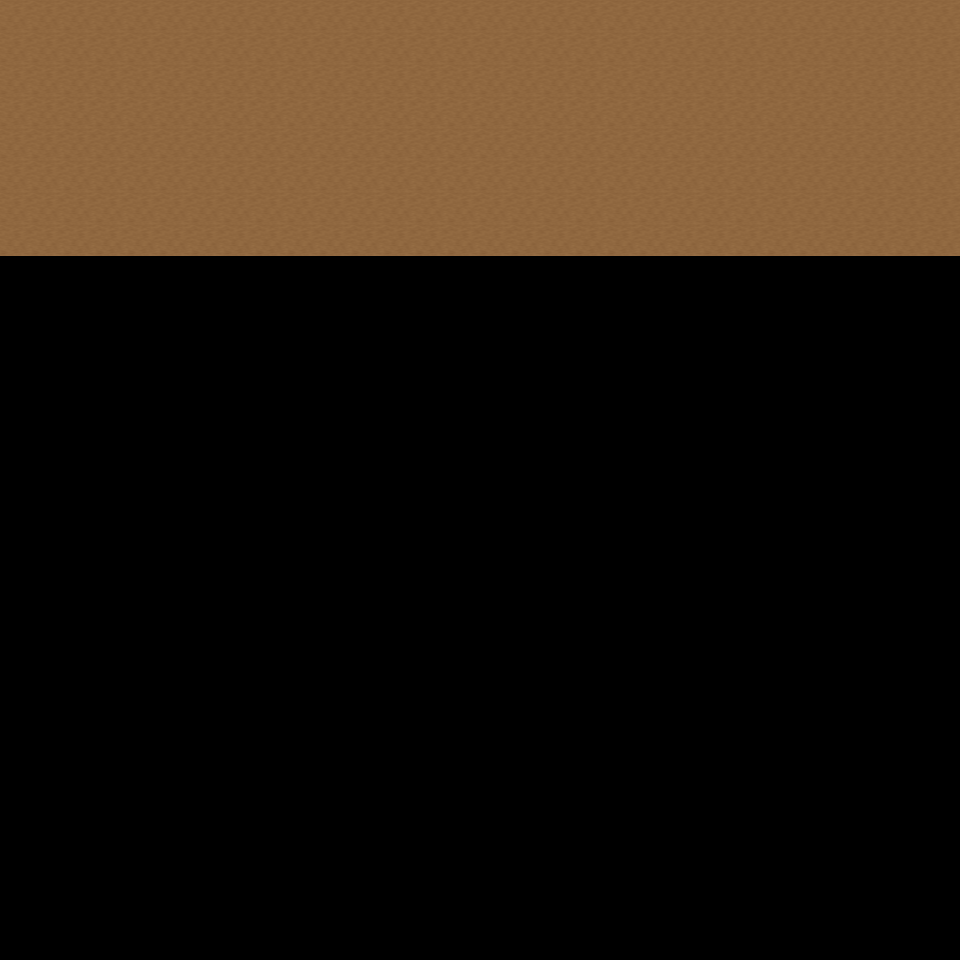

Tiled map render using the project's own tile images. Description and the map definition, with tile-layer contents summarised, below:
An orthogonal 30x30 tile map with 32x32 px tiles, 6 tile layers (Ground, Object, Object2, Above, ...), 37 tilesets and 3 objects (3x mapExit).

<map version="1.0" orientation="orthogonal" renderorder="right-down" width="30" height="30" tilewidth="32" tileheight="32" nextobjectid="4">
  <tileset firstgid="1" name="tileset_ground_ground" tilewidth="32" tileheight="32" tilecount="33" columns="3">
    <image source="../drawable/tileset_ground_ground.png" width="96" height="352" />
  </tileset>
  <tileset firstgid="34" name="tileset_ground_ridge_earth_dark" tilewidth="32" tileheight="32" tilecount="96" columns="12">
    <image source="../drawable/tileset_ground_ridge_earth_dark.png" width="384" height="256" />
  </tileset>
  <tileset firstgid="130" name="tileset_logic_collision" tilewidth="32" tileheight="32" tilecount="1" columns="1">
    <image source="../drawable/tileset_logic_collision.png" width="32" height="32" />
  </tileset>
  <tileset firstgid="131" name="tileset_logic_portal" tilewidth="32" tileheight="32" tilecount="24" columns="8">
    <image source="../drawable/tileset_logic_portal.png" width="256" height="96" />
  </tileset>
  <tileset firstgid="155" name="tileset_building_fence_fence_chunky" tilewidth="32" tileheight="32" tilecount="21" columns="3">
    <image source="../drawable/tileset_building_fence_fence_chunky.png" width="96" height="224" />
  </tileset>
  <tileset firstgid="176" name="tileset_item_statue_girl_with_bird" tilewidth="32" tileheight="32" tilecount="12" columns="4">
    <image source="../drawable/tileset_item_statue_girl_with_bird.png" width="128" height="96" />
  </tileset>
  <tileset firstgid="188" name="tileset_plant_bush_hosta" tilewidth="32" tileheight="32" tilecount="9" columns="3">
    <image source="../drawable/tileset_plant_bush_hosta.png" width="96" height="96" />
  </tileset>
  <tileset firstgid="197" name="tileset_logic_item_sheepfood" tilewidth="32" tileheight="32" tilecount="1" columns="1">
    <image source="../drawable/tileset_logic_item_sheepfood.png" width="32" height="32" />
  </tileset>
  <tileset firstgid="198" name="tileset_ground_rock_rocks_3" tilewidth="32" tileheight="32" tilecount="16" columns="4">
    <image source="../drawable/tileset_ground_rock_rocks_3.png" width="128" height="128" />
  </tileset>
  <tileset firstgid="214" name="tileset_item_statue_crystal_statues" tilewidth="32" tileheight="32" tilecount="12" columns="6">
    <image source="../drawable/tileset_item_statue_crystal_statues.png" width="192" height="64" />
  </tileset>
  <tileset firstgid="226" name="tileset_plant_tree_maple_tree" tilewidth="32" tileheight="32" tilecount="72" columns="8">
    <image source="../drawable/tileset_plant_tree_maple_tree.png" width="256" height="288" />
  </tileset>
  <tileset firstgid="298" name="tileset_plant_stump_small_stump" tilewidth="32" tileheight="32" tilecount="4" columns="2">
    <image source="../drawable/tileset_plant_stump_small_stump.png" width="64" height="64" />
  </tileset>
  <tileset firstgid="302" name="tileset_item_statue_plants_potted_stone" tilewidth="32" tileheight="32" tilecount="6" columns="3">
    <image source="../drawable/tileset_item_statue_plants_potted_stone.png" width="96" height="64" />
  </tileset>
  <tileset firstgid="308" name="tileset_logic_creature_sheep" tilewidth="32" tileheight="32" tilecount="1" columns="1">
    <image source="../drawable/tileset_logic_creature_sheep.png" width="32" height="32" />
  </tileset>
  <tileset firstgid="309" name="tileset_furniture_chair_bench_white" tilewidth="32" tileheight="32" tilecount="8" columns="2">
    <image source="../drawable/tileset_furniture_chair_bench_white.png" width="64" height="128" />
  </tileset>
  <tileset firstgid="317" name="tileset_furniture_sink_dark_side_on" tilewidth="32" tileheight="32" tilecount="6" columns="3">
    <image source="../drawable/tileset_furniture_sink_dark_side_on.png" width="96" height="64" />
  </tileset>
  <tileset firstgid="323" name="tileset_object_birds" tilewidth="32" tileheight="32" tilecount="4" columns="2">
    <image source="../drawable/tileset_object_birds.png" width="64" height="64" />
  </tileset>
  <tileset firstgid="327" name="tileset_logic_creature_animal" tilewidth="32" tileheight="32" tilecount="32" columns="8">
    <image source="../drawable/tileset_logic_creature_animal.png" width="256" height="128" />
  </tileset>
  <tileset firstgid="359" name="tileset_ground_earth_edges" tilewidth="32" tileheight="32" tilecount="18" columns="6">
    <image source="../drawable/tileset_ground_earth_edges.png" width="192" height="96" />
  </tileset>
  <tileset firstgid="377" name="tileset_ground_grass_corners" tilewidth="32" tileheight="32" tilecount="24" columns="6">
    <image source="../drawable/tileset_ground_grass_corners.png" width="192" height="128" />
  </tileset>
  <tileset firstgid="401" name="tileset_building_stairs_stairs_grey" tilewidth="32" tileheight="32" tilecount="6" columns="3">
    <image source="../drawable/tileset_building_stairs_stairs_grey.png" width="96" height="64" />
  </tileset>
  <tileset firstgid="407" name="tileset_logic_creature_ent" tilewidth="32" tileheight="32" tilecount="4" columns="4">
    <image source="../drawable/tileset_logic_creature_ent.png" width="128" height="32" />
  </tileset>
  <tileset firstgid="411" name="tileset_plant_tree_pine_tree" tilewidth="32" tileheight="32" tilecount="20" columns="4">
    <image source="../drawable/tileset_plant_tree_pine_tree.png" width="128" height="160" />
  </tileset>
  <tileset firstgid="431" name="tileset_plant_tree_oak_tree" tilewidth="32" tileheight="32" tilecount="20" columns="4">
    <image source="../drawable/tileset_plant_tree_oak_tree.png" width="128" height="160" />
  </tileset>
  <tileset firstgid="451" name="tileset_plant_tree_chestnut_tree" tilewidth="32" tileheight="32" tilecount="20" columns="4">
    <image source="../drawable/tileset_plant_tree_chestnut_tree.png" width="128" height="160" />
  </tileset>
  <tileset firstgid="471" name="tileset_building_thatched_roof_cottage1" tilewidth="32" tileheight="32" tilecount="20" columns="4">
    <image source="../drawable/tileset_building_thatched_roof_cottage1.png" width="128" height="160" />
  </tileset>
  <tileset firstgid="491" name="tileset_building_thatched_roof_cottage2" tilewidth="32" tileheight="32" tilecount="20" columns="4">
    <image source="../drawable/tileset_building_thatched_roof_cottage2.png" width="128" height="160" />
  </tileset>
  <tileset firstgid="511" name="tileset_logic_item_vegetable" tilewidth="32" tileheight="32" tilecount="16" columns="8">
    <image source="../drawable/tileset_logic_item_vegetable.png" width="256" height="64" />
  </tileset>
  <tileset firstgid="527" name="tileset_object_well" tilewidth="32" tileheight="32" tilecount="4" columns="2">
    <image source="../drawable/tileset_object_well.png" width="64" height="64" />
  </tileset>
  <tileset firstgid="531" name="tileset_plant_flower_flower_bed_1" tilewidth="32" tileheight="32" tilecount="35" columns="7">
    <image source="../drawable/tileset_plant_flower_flower_bed_1.png" width="224" height="160" />
  </tileset>
  <tileset firstgid="566" name="tileset_plant_flower_small_flower_bed" tilewidth="32" tileheight="32" tilecount="12" columns="3">
    <image source="../drawable/tileset_plant_flower_small_flower_bed.png" width="96" height="128" />
  </tileset>
  <tileset firstgid="578" name="tileset_plant_flower_small_flower_bed_2" tilewidth="32" tileheight="32" tilecount="12" columns="3">
    <image source="../drawable/tileset_plant_flower_small_flower_bed_2.png" width="96" height="128" />
  </tileset>
  <tileset firstgid="590" name="tileset_plant_flower_foxgloves" tilewidth="32" tileheight="32" tilecount="4" columns="2">
    <image source="../drawable/tileset_plant_flower_foxgloves.png" width="64" height="64" />
  </tileset>
  <tileset firstgid="594" name="tileset_plant_flower_hothouse_flowers" tilewidth="32" tileheight="32" tilecount="72" columns="6">
    <image source="../drawable/tileset_plant_flower_hothouse_flowers.png" width="192" height="384" />
  </tileset>
  <tileset firstgid="666" name="tileset_plant_bush_bush_mult_colored" tilewidth="32" tileheight="32" tilecount="6" columns="3">
    <image source="../drawable/tileset_plant_bush_bush_mult_colored.png" width="96" height="64" />
  </tileset>
  <tileset firstgid="672" name="tileset_object_ents" tilewidth="32" tileheight="32" tilecount="50" columns="5">
    <image source="../drawable/tileset_object_ents.png" width="160" height="320" />
  </tileset>
  <tileset firstgid="722" name="tileset_ground_green_paving" tilewidth="32" tileheight="32" tilecount="18" columns="3">
    <image source="../drawable/tileset_ground_green_paving.png" width="96" height="192" />
  </tileset>
  <layer name="Ground" width="30" height="30">
    <data>[900 cells, 240 non-empty, 1 distinct tile ids]</data>
  </layer>
  <layer name="Object" width="30" height="30">
    <data>[900 cells, 0 non-empty, 0 distinct tile ids]</data>
  </layer>
  <layer name="Object2" width="30" height="30">
    <data>[900 cells, 0 non-empty, 0 distinct tile ids]</data>
  </layer>
  <layer name="Above" width="30" height="30">
    <data>[900 cells, 0 non-empty, 0 distinct tile ids]</data>
  </layer>
  <layer name="Above2" width="30" height="30">
    <data>[900 cells, 0 non-empty, 0 distinct tile ids]</data>
  </layer>
  <layer name="Walkable" width="30" height="30">
    <data>[900 cells, 0 non-empty, 0 distinct tile ids]</data>
  </layer>
  <objectgroup name="MapEvents">
    <object id="1" name="north" type="mapExit" x="0" y="0" width="960" height="32">
      <properties>
        <property name="map" value="level_0_x189_y11" />
        <property name="x" value="0" />
        <property name="y" value="28" />
      </properties>
    </object>
    <object id="2" name="west" type="mapExit" x="0" y="0" width="32" height="960">
      <properties>
        <property name="map" value="level_0_x188_y12" />
        <property name="x" value="28" />
        <property name="y" value="0" />
      </properties>
    </object>
    <object id="3" name="east" type="mapExit" x="928" y="0" width="32" height="960">
      <properties>
        <property name="map" value="level_0_x190_y12" />
        <property name="x" value="1" />
        <property name="y" value="0" />
      </properties>
    </object>
  </objectgroup>
</map>
